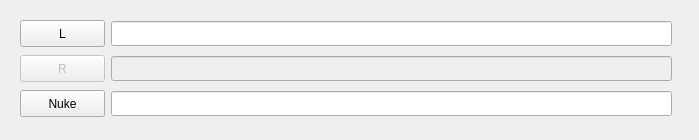
<?xml version="1.0" encoding="UTF-8"?>
<ui version="4.0">
 <class>Form</class>
 <widget class="QWidget" name="Form">
  <property name="geometry">
   <rect>
    <x>0</x>
    <y>0</y>
    <width>699</width>
    <height>140</height>
   </rect>
  </property>
  <property name="windowTitle">
   <string>Form</string>
  </property>
  <widget class="QPushButton" name="pushButton_lseq">
   <property name="geometry">
    <rect>
     <x>20</x>
     <y>20</y>
     <width>85</width>
     <height>27</height>
    </rect>
   </property>
   <property name="sizePolicy">
    <sizepolicy hsizetype="Maximum" vsizetype="Fixed">
     <horstretch>0</horstretch>
     <verstretch>0</verstretch>
    </sizepolicy>
   </property>
   <property name="text">
    <string>L</string>
   </property>
  </widget>
  <widget class="QLineEdit" name="lineEdit_lseq">
   <property name="geometry">
    <rect>
     <x>111</x>
     <y>21</y>
     <width>561</width>
     <height>25</height>
    </rect>
   </property>
  </widget>
  <widget class="QLineEdit" name="lineEdit_rseq">
   <property name="enabled">
    <bool>false</bool>
   </property>
   <property name="geometry">
    <rect>
     <x>111</x>
     <y>56</y>
     <width>561</width>
     <height>25</height>
    </rect>
   </property>
   <property name="text">
    <string/>
   </property>
  </widget>
  <widget class="QPushButton" name="pushButton_rseq">
   <property name="enabled">
    <bool>false</bool>
   </property>
   <property name="geometry">
    <rect>
     <x>20</x>
     <y>55</y>
     <width>85</width>
     <height>27</height>
    </rect>
   </property>
   <property name="sizePolicy">
    <sizepolicy hsizetype="Maximum" vsizetype="Fixed">
     <horstretch>0</horstretch>
     <verstretch>0</verstretch>
    </sizepolicy>
   </property>
   <property name="text">
    <string>R</string>
   </property>
  </widget>
  <widget class="QPushButton" name="pushButton_nk">
   <property name="geometry">
    <rect>
     <x>20</x>
     <y>90</y>
     <width>85</width>
     <height>27</height>
    </rect>
   </property>
   <property name="sizePolicy">
    <sizepolicy hsizetype="Maximum" vsizetype="Fixed">
     <horstretch>0</horstretch>
     <verstretch>0</verstretch>
    </sizepolicy>
   </property>
   <property name="text">
    <string>Nuke</string>
   </property>
  </widget>
  <widget class="QLineEdit" name="lineEdit_nk">
   <property name="geometry">
    <rect>
     <x>111</x>
     <y>91</y>
     <width>561</width>
     <height>25</height>
    </rect>
   </property>
   <property name="text">
    <string/>
   </property>
  </widget>
 </widget>
 <resources/>
 <connections/>
</ui>
